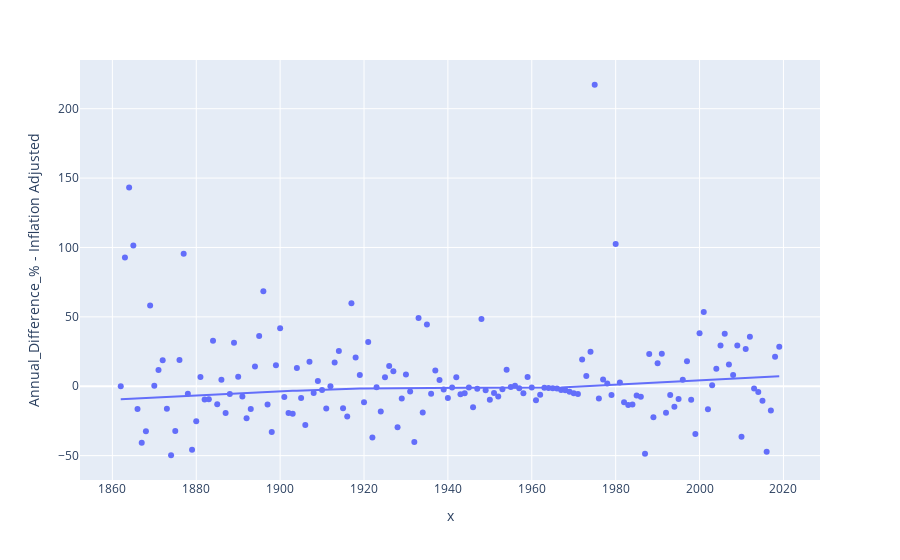

The cell this chart's notebook holds for it:
### Code cell
import plotly.express as px

df3 = Oil_since_1861_for_graph_fin['Annual_Difference_% - Inflation Adjusted']
fig3 = px.scatter(df3, x=df3.index, y='Annual_Difference_% - Inflation Adjusted', trendline="lowess")
fig3.show()

### Figure 1 — Plotly figure (JSON) as saved in the notebook; plotly's stock layout.template omitted (floating-point values rounded to 4 significant figures; data arrays with more than 128 entries replaced by an {"elided": "..."} marker saying what was removed)
{"data": [{"hovertemplate": "x=%{x}<br>Annual_Difference_% - Inflation Adjusted=%{y}<extra></extra>", "legendgroup": "", "marker": {"color": "#636efa", "symbol": "circle"}, "mode": "markers", "name": "", "showlegend": false, "type": "scatter", "x": {"elided": "158 str values"}, "xaxis": "x", "y": {"elided": "158 float values"}, "yaxis": "y"}, {"hovertemplate": "<b>LOWESS trendline</b><br><br>x=%{x}<br>Annual_Difference_% - Inflation Adjusted=%{y} <b>(trend)</b><extra></extra>", "legendgroup": "", "marker": {"color": "#636efa", "symbol": "circle"}, "mode": "lines", "name": "", "showlegend": false, "type": "scatter", "x": {"elided": "158 str values"}, "xaxis": "x", "y": {"elided": "158 float values"}, "yaxis": "y"}], "layout": {"legend": {"tracegroupgap": 0}, "margin": {"t": 60}, "xaxis": {"anchor": "y", "domain": [0, 1], "title": {"text": "x"}}, "yaxis": {"anchor": "x", "domain": [0, 1], "title": {"text": "Annual_Difference_% - Inflation Adjusted"}}}}
